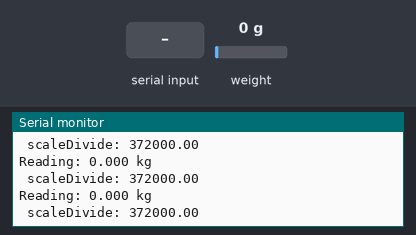
The sketch below on a simulated Arduino Uno, built with avr-gcc and run on an emulated ATmega328P. Shown: the last lines printed to the serial monitor. The test bench sets the inputs (shaded band); at power-on: weight on the scale 0 g.

Above: at 2.2 s.
2.3 s: weight on the scale set to 100 g
At 3.52 s:
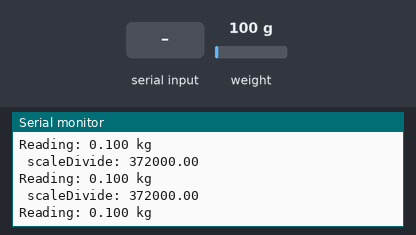
3.8 s: "+" received over Serial
At 4.52 s:
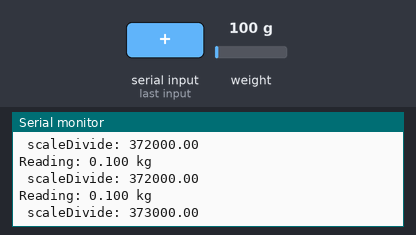
5.3 s: weight on the scale set to 1250 g
At 5.33 s:
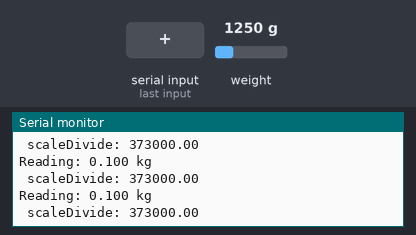
Timing chart, 0 to 8.3 s (numbered marks = the images above; inputs shaded):
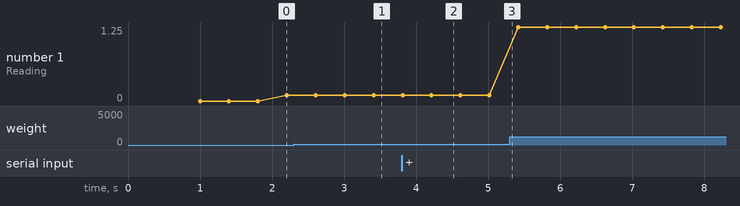

The sketch:

loadcellcalib.ino
```cpp
#include <Arduino.h>
#include <HX711.h>

const int loadCellPinDT = 5; //HX711의 DT핀과 연결된 아두이노 핀 번호
const int loacCellPinSCK = 6; //HX711의 SCK핀과 연결된 아두이노 핀 번호

float scaleDivide = 372000; //제조사, 제품 마다 차이 발생 (20kg 기준)

HX711 scale;

void setup() {

  Serial.begin(9600); //Baud Rate 설정

  scale.begin(loadCellPinDT, loacCellPinSCK); //연결

  /*
  1. 아무 것도 올려 놓지 않아야 함
  2. 무게를 알고 있는 물건을 놓아야 함
  3. "+" 입력 후 엔터 키 -> scaleDivide 값 100 씩 증가 시킴
  4. "-" 입력 후 엔터 키 -> scaleDivide 값 100 씩 감소 시킴
  */

  scale.set_scale(); //기본 스케일 값 설정
  scale.tare(); //처음 시작시 0 점 잡기
}

void loop() {
  scale.set_scale(scaleDivide); //변경되는 scaleDivide 을 적용 함

  Serial.print("Reading: ");
  Serial.print(scale.get_units(), 3);
  Serial.println(" kg"); //단위 표시, g, kg, lb 등
  Serial.print(" scaleDivide: ");
  Serial.print(scaleDivide);
  Serial.println();

  if(Serial.available())
  {
    char temp = Serial.read(); //입력된 값

    if(temp == '+') {
      scaleDivide += 1000;
    }
    else if(temp == '-')
    {
      scaleDivide -= 1000;
    }
  }

  delay(300); //1초 delay (1초 마다 반복)
}
```

Measured:
- after the input at 2.3 s, the serial monitor: prints a new line after 0.31 s (image 1)
- after the input at 3.8 s, the serial monitor: prints a new line after 0.52 s (image 2)
- plotted number 1: 0.1 → 1.25 after the input at 5.3 s
